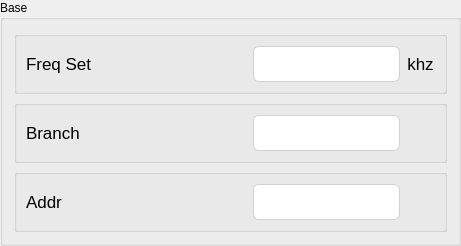
      <widget class="QGroupBox" name="groupBox_4">
       <property name="title">
        <string>Base</string>
       </property>
       <layout class="QGridLayout" name="gridLayout">
        <item row="2" column="0">
         <widget class="QGroupBox" name="groupBox_35">
          <property name="title">
           <string/>
          </property>
          <layout class="QHBoxLayout" name="horizontalLayout_43" stretch="7,5,1">
           <item>
            <widget class="QLabel" name="label_85">
             <property name="minimumSize">
              <size>
               <width>221</width>
               <height>31</height>
              </size>
             </property>
             <property name="font">
              <font>
               <pointsize>13</pointsize>
              </font>
             </property>
             <property name="text">
              <string>Addr</string>
             </property>
             <property name="alignment">
              <set>Qt::AlignLeading|Qt::AlignLeft|Qt::AlignVCenter</set>
             </property>
            </widget>
           </item>
           <item>
            <widget class="MyLineEdit" name="h17195">
             <property name="enabled">
              <bool>true</bool>
             </property>
             <property name="minimumSize">
              <size>
               <width>0</width>
               <height>31</height>
              </size>
             </property>
             <property name="styleSheet">
              <string notr="true">QLineEdit {
    /* 苹果风格的数据展示LineEdit */
    border: 1px solid #D0D0D0;                  /* 浅灰色边框，模仿macOS的细边框 */
    border-radius: 6px;                         /* 圆角，符合macOS设计 */
    padding: 8px 12px;                         /* 内边距，提供舒适的阅读空间 */
    background-color: #FFFFFF;                 /* 白色背景 */
    color: #333333;                            /* 深灰色文字，提高可读性 */
    font-family: &quot;SF Pro Text&quot;, &quot;Helvetica Neue&quot;, &quot;Lucida Grande&quot;, sans-serif; /* macOS系统字体栈 */
    font-size: 14px;                           /* 默认字体大小 */
    selection-background-color: #007AFF;       /* 选中文本高亮色 (macOS蓝色) */
    selection-color: #FFFFFF;                  /* 选中文本颜色 (白色) */

    /* 只读状态下的特殊样式 */
    /* 注意：Qt中通常使用 setReadOnly(true) 来实现只读，但QSS可以定义其外观 */
}

/* 当LineEdit获得焦点时 (对于数据展示框，如果不需要焦点效果，可以省略或弱化) */
QLineEdit:focus {
    border: 1px solid #007AFF;                 /* 获得焦点时边框变为蓝色 */
    /* 如果作为纯展示框，也可以移除焦点边框变化 */
    /* border: 1px solid #D0D0D0; */
}

/* 禁用状态下的样式 (如果用于展示不可变数据) */
QLineEdit:disabled {
    background-color: #F5F5F7;                 /* macOS禁用元素背景色 */
    color: #A0A0A0;                            /* 禁用文字颜色 */
    border: 1px solid #E0E0E0;                 /* 禁用边框颜色 */
}</string>
             </property>
             <property name="readOnly">
              <bool>true</bool>
             </property>
            </widget>
           </item>
           <item>
            <widget class="QLabel" name="label_86">
             <property name="minimumSize">
              <size>
               <width>0</width>
               <height>31</height>
              </size>
             </property>
             <property name="font">
              <font>
               <pointsize>13</pointsize>
              </font>
             </property>
             <property name="text">
              <string/>
             </property>
             <property name="alignment">
              <set>Qt::AlignCenter</set>
             </property>
            </widget>
           </item>
          </layout>
         </widget>
        </item>
        <item row="0" column="0">
         <widget class="QGroupBox" name="groupBox_26">
          <property name="title">
           <string/>
          </property>
          <layout class="QHBoxLayout" name="horizontalLayout_22" stretch="7,5,1">
           <item>
            <widget class="QLabel" name="label_43">
             <property name="minimumSize">
              <size>
               <width>221</width>
               <height>31</height>
              </size>
             </property>
             <property name="font">
              <font>
               <pointsize>13</pointsize>
              </font>
             </property>
             <property name="text">
              <string>Freq Set</string>
             </property>
             <property name="alignment">
              <set>Qt::AlignLeading|Qt::AlignLeft|Qt::AlignVCenter</set>
             </property>
            </widget>
           </item>
           <item>
            <widget class="MyLineEdit" name="h17154">
             <property name="enabled">
              <bool>true</bool>
             </property>
             <property name="minimumSize">
              <size>
               <width>0</width>
               <height>31</height>
              </size>
             </property>
             <property name="styleSheet">
              <string notr="true">QLineEdit {
    /* 苹果风格的数据展示LineEdit */
    border: 1px solid #D0D0D0;                  /* 浅灰色边框，模仿macOS的细边框 */
    border-radius: 6px;                         /* 圆角，符合macOS设计 */
    padding: 8px 12px;                         /* 内边距，提供舒适的阅读空间 */
    background-color: #FFFFFF;                 /* 白色背景 */
    color: #333333;                            /* 深灰色文字，提高可读性 */
    font-family: &quot;SF Pro Text&quot;, &quot;Helvetica Neue&quot;, &quot;Lucida Grande&quot;, sans-serif; /* macOS系统字体栈 */
    font-size: 14px;                           /* 默认字体大小 */
    selection-background-color: #007AFF;       /* 选中文本高亮色 (macOS蓝色) */
    selection-color: #FFFFFF;                  /* 选中文本颜色 (白色) */

    /* 只读状态下的特殊样式 */
    /* 注意：Qt中通常使用 setReadOnly(true) 来实现只读，但QSS可以定义其外观 */
}

/* 当LineEdit获得焦点时 (对于数据展示框，如果不需要焦点效果，可以省略或弱化) */
QLineEdit:focus {
    border: 1px solid #007AFF;                 /* 获得焦点时边框变为蓝色 */
    /* 如果作为纯展示框，也可以移除焦点边框变化 */
    /* border: 1px solid #D0D0D0; */
}

/* 禁用状态下的样式 (如果用于展示不可变数据) */
QLineEdit:disabled {
    background-color: #F5F5F7;                 /* macOS禁用元素背景色 */
    color: #A0A0A0;                            /* 禁用文字颜色 */
    border: 1px solid #E0E0E0;                 /* 禁用边框颜色 */
}</string>
             </property>
             <property name="readOnly">
              <bool>true</bool>
             </property>
            </widget>
           </item>
           <item>
            <widget class="QLabel" name="label_44">
             <property name="minimumSize">
              <size>
               <width>0</width>
               <height>31</height>
              </size>
             </property>
             <property name="font">
              <font>
               <pointsize>13</pointsize>
              </font>
             </property>
             <property name="text">
              <string>khz</string>
             </property>
             <property name="alignment">
              <set>Qt::AlignCenter</set>
             </property>
            </widget>
           </item>
          </layout>
         </widget>
        </item>
        <item row="1" column="0">
         <widget class="QGroupBox" name="groupBox_27">
          <property name="title">
           <string/>
          </property>
          <layout class="QHBoxLayout" name="horizontalLayout_35" stretch="7,5,1">
           <item>
            <widget class="QLabel" name="label_69">
             <property name="minimumSize">
              <size>
               <width>221</width>
               <height>31</height>
              </size>
             </property>
             <property name="font">
              <font>
               <pointsize>13</pointsize>
              </font>
             </property>
             <property name="text">
              <string>Branch</string>
             </property>
             <property name="alignment">
              <set>Qt::AlignLeading|Qt::AlignLeft|Qt::AlignVCenter</set>
             </property>
            </widget>
           </item>
           <item>
            <widget class="MyLineEdit" name="h17155">
             <property name="enabled">
              <bool>true</bool>
             </property>
             <property name="minimumSize">
              <size>
               <width>0</width>
               <height>31</height>
              </size>
             </property>
             <property name="styleSheet">
              <string notr="true">QLineEdit {
    /* 苹果风格的数据展示LineEdit */
    border: 1px solid #D0D0D0;                  /* 浅灰色边框，模仿macOS的细边框 */
    border-radius: 6px;                         /* 圆角，符合macOS设计 */
    padding: 8px 12px;                         /* 内边距，提供舒适的阅读空间 */
    background-color: #FFFFFF;                 /* 白色背景 */
    color: #333333;                            /* 深灰色文字，提高可读性 */
    font-family: &quot;SF Pro Text&quot;, &quot;Helvetica Neue&quot;, &quot;Lucida Grande&quot;, sans-serif; /* macOS系统字体栈 */
    font-size: 14px;                           /* 默认字体大小 */
    selection-background-color: #007AFF;       /* 选中文本高亮色 (macOS蓝色) */
    selection-color: #FFFFFF;                  /* 选中文本颜色 (白色) */

    /* 只读状态下的特殊样式 */
    /* 注意：Qt中通常使用 setReadOnly(true) 来实现只读，但QSS可以定义其外观 */
}

/* 当LineEdit获得焦点时 (对于数据展示框，如果不需要焦点效果，可以省略或弱化) */
QLineEdit:focus {
    border: 1px solid #007AFF;                 /* 获得焦点时边框变为蓝色 */
    /* 如果作为纯展示框，也可以移除焦点边框变化 */
    /* border: 1px solid #D0D0D0; */
}

/* 禁用状态下的样式 (如果用于展示不可变数据) */
QLineEdit:disabled {
    background-color: #F5F5F7;                 /* macOS禁用元素背景色 */
    color: #A0A0A0;                            /* 禁用文字颜色 */
    border: 1px solid #E0E0E0;                 /* 禁用边框颜色 */
}</string>
             </property>
             <property name="readOnly">
              <bool>true</bool>
             </property>
            </widget>
           </item>
           <item>
            <widget class="QLabel" name="label_70">
             <property name="minimumSize">
              <size>
               <width>0</width>
               <height>31</height>
              </size>
             </property>
             <property name="font">
              <font>
               <pointsize>13</pointsize>
              </font>
             </property>
             <property name="text">
              <string/>
             </property>
             <property name="alignment">
              <set>Qt::AlignCenter</set>
             </property>
            </widget>
           </item>
          </layout>
         </widget>
        </item>
       </layout>
      </widget>
